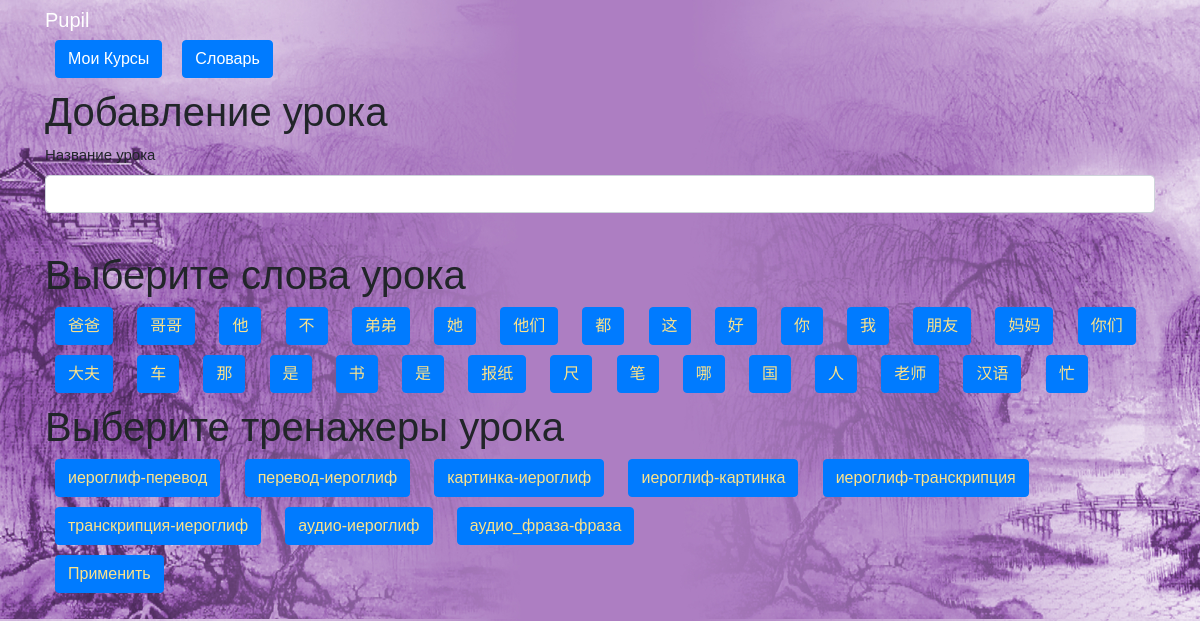
/make_lesson/1 (signed in), run on the app's committed database.
### data/users.py (models this page shows, shortened)
class User(SqlAlchemyBase, UserMixin, SerializerMixin):
    __tablename__ = 'users'
    id = sqlalchemy.Column(sqlalchemy.Integer,
                           primary_key=True, autoincrement=True)
    name = sqlalchemy.Column(sqlalchemy.String, nullable=True)
    last_name = sqlalchemy.Column(sqlalchemy.String, nullable=True)
    patronymic = sqlalchemy.Column(sqlalchemy.String, nullable=True)
    email = sqlalchemy.Column(sqlalchemy.String,
                              index=True, unique=True, nullable=True)
    about = sqlalchemy.Column(sqlalchemy.String, nullable=True)
    hashed_password = sqlalchemy.Column(sqlalchemy.String, nullable=True)
    teacher = sqlalchemy.Column(sqlalchemy.Boolean, nullable=True)
    creator = sqlalchemy.Column(sqlalchemy.Integer, nullable=True)
    courses = orm.relation("Courses",
                           secondary="users_to_course",
                           backref="users")
    words = orm.relation("Words", back_populates='user')

### data/words.py (models this page shows)
class Words(SqlAlchemyBase, SerializerMixin):
    __tablename__ = 'words'
    id = sqlalchemy.Column(sqlalchemy.Integer,
                           primary_key=True, autoincrement=True)
    author = sqlalchemy.Column(sqlalchemy.Integer, sqlalchemy.ForeignKey("users.id"), nullable=False)
    user = orm.relation('User')
    hieroglyph = sqlalchemy.Column(sqlalchemy.String, nullable=True)
    translation = sqlalchemy.Column(sqlalchemy.String, nullable=True)
    front_side = sqlalchemy.Column(sqlalchemy.String, nullable=True)
    left_side = sqlalchemy.Column(sqlalchemy.String, nullable=True)
    right_side = sqlalchemy.Column(sqlalchemy.String, nullable=True)
    up_side = sqlalchemy.Column(sqlalchemy.String, nullable=True)
    down_side = sqlalchemy.Column(sqlalchemy.String, nullable=True)
    front_side_audio = sqlalchemy.Column(sqlalchemy.String, nullable=True)
    left_side_audio = sqlalchemy.Column(sqlalchemy.String, nullable=True)
    right_side_audio = sqlalchemy.Column(sqlalchemy.String, nullable=True)
    up_side_audio = sqlalchemy.Column(sqlalchemy.String, nullable=True)
    down_side_audio = sqlalchemy.Column(sqlalchemy.String, nullable=True)

### data/trainers.py (models this page shows)
class Trainers(SqlAlchemyBase, SerializerMixin):
    __tablename__ = 'trainers'
    id = sqlalchemy.Column(sqlalchemy.Integer,
                           primary_key=True, autoincrement=True)
    name = sqlalchemy.Column(sqlalchemy.String, nullable=True)
    check_side = sqlalchemy.Column(sqlalchemy.Integer, nullable=True)
    ans_side = sqlalchemy.Column(sqlalchemy.Integer, nullable=True)

### main.py (the view, shortened to what this page needs)
@app.route('/make_lesson/<int:course_id>', methods=['GET', 'POST'])
@login_required
def make_lesson(course_id):
    form = LessonsForm()
    db_sess = db_session.create_session()
    current_course = db_sess.query(Courses).get(course_id)
    all_words = db_sess.query(Words).all()
    all_trainers = db_sess.query(Trainers).all()
    return render_template('make_lesson.html', form=form, dictionary=all_words,
                           trainers=all_trainers, len_dictionary=len(all_words),
                           len_trainers=len(all_trainers))

### forms/lesson.py
class LessonsForm(FlaskForm):
    name = StringField('Название урока',
                       validators=[DataRequired(), Length(max=32,
                                                          message="Название урока не должно превышать 32 символов")])
    submit = SubmitField('Применить')

### data/db_session.py (called while the page is built)
def create_session() -> Session:
    global __factory
    return __factory()

### main.py (called while the page is built)
@login_manager.user_loader
def load_user(user_id):
    db_sess = db_session.create_session()
    return db_sess.query(User).get(user_id)

### templates/make_lesson.html (shortened to what this page needs)
{% extends "base.html" %}
{% block content %}
<h1>Добавление урока</h1>
<form action="" method="post" name="checks">
    <p>
        {{ form.name.label }}<br>
        {{ form.name(class="form-control") }}<br>
    </p>
    <h1>Выберите слова урока</h1>
    {% for i in range(len_dictionary) %}
    <button id="dict {{ i }}" name="not_lesson_word" type="button" class="btn btn-primary" value="{{ dictionary[i].id }}">{{ dictionary[i].hieroglyph }}</button>
    {% endfor %}
    <h1>Выберите тренажеры урока</h1>
    {% for i in range(len_trainers) %}
    <button id="train {{ i }}" name="not_lesson_trainer" type="button" class="btn btn-primary" value="{{ trainers[i].id }}">{{ trainers[i].name }}</button>
    {% endfor %}
    <p>{{ form.submit(type="submit", class="btn btn-primary") }}</p>
</form>
{% endblock %}

### templates/base.html (shortened to what this page needs)
<!doctype html>
<html lang="en">
<head>
    <link rel="stylesheet"
          href="https://stackpath.bootstrapcdn.com/bootstrap/4.4.1/css/bootstrap.min.css"
>
    <link rel="stylesheet" href="/static/style.css">
</head>
<body>
<header class="header">
    <div class="container">
        <div class="header_inner">
            <nav>
                {% if current_user.is_authenticated %}
                <a class="navbar-brand" href="/logout" style="color: white;">{{ current_user.name
                    }}</a>
                {% endif %}
                {% if current_user.is_authenticated %}
                <div class="nav" id="up buttons">
                    <a id="nav button 1" class="btn btn-primary" href="/courses" style="color: white;">Мои Курсы</a>
                    <a id="nav button 2" class="btn btn-primary" href="/dictionary" style="color: white;">Словарь</a>
                </div>
                {% endif %}
            </nav>
        </div>
    </div>
</header>
<main role="main" class="container">
    {% block content %}{% endblock %}
</main>
</body>
</html>

### static/style.css (style rules this page uses)
body { font-family: 'Montserrat', sans-serif; font-size: 15px; color: #33; background: url('background_paint.jpg'); -webkit-background-size: cover; background-size: cover; }
.header { width: 100%; top: 0; left: 0; right: 0; z-index: 1000; }
.navbar-brand { color: #fff; position: relative; }
.btn { margin: 0 10px; margin-bottom: 10px; }
.btn-primary { display: inline-block; vertical-align: top; color: #fce38a; }

### data on the page
User: name "Pupil"
Words: hieroglyph "爸爸"
Words: hieroglyph "哥哥"
Words: hieroglyph "他"
Words: hieroglyph "不"
Words: hieroglyph "弟弟"
Words: hieroglyph "她"
Words: hieroglyph "他们"
Words: hieroglyph "都"
Words: hieroglyph "这"
Words: hieroglyph "好"
Words: hieroglyph "你"
Words: hieroglyph "我"
Words: hieroglyph "朋友"
Words: hieroglyph "妈妈"
Words: hieroglyph "你们"
Words: hieroglyph "大夫"
Words: hieroglyph "车"
Words: hieroglyph "那"
Words: hieroglyph "是"
Words: hieroglyph "书"
Words: hieroglyph "是"
Words: hieroglyph "报纸"
Words: hieroglyph "尺"
Words: hieroglyph "笔"
Words: hieroglyph "哪"
Words: hieroglyph "国"
Words: hieroglyph "人"
Words: hieroglyph "老师"
Words: hieroglyph "汉语"
Words: hieroglyph "忙"
Trainers: name "иероглиф-перевод"
Trainers: name "перевод-иероглиф"
Trainers: name "картинка-иероглиф"
Trainers: name "иероглиф-картинка"
Trainers: name "иероглиф-транскрипция"
Trainers: name "транскрипция-иероглиф"
Trainers: name "аудио-иероглиф"
Trainers: name "аудио_фраза-фраза"
